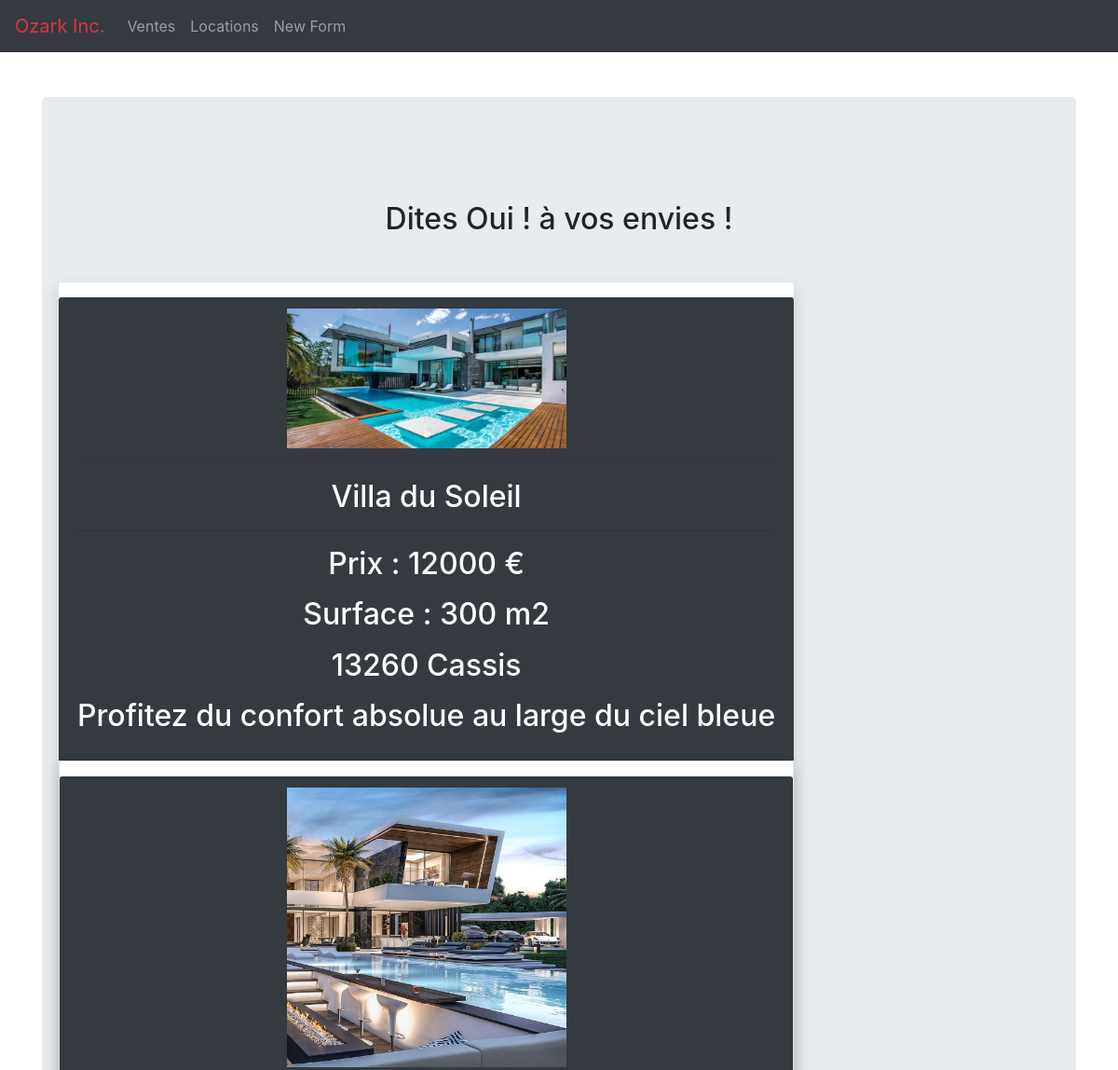
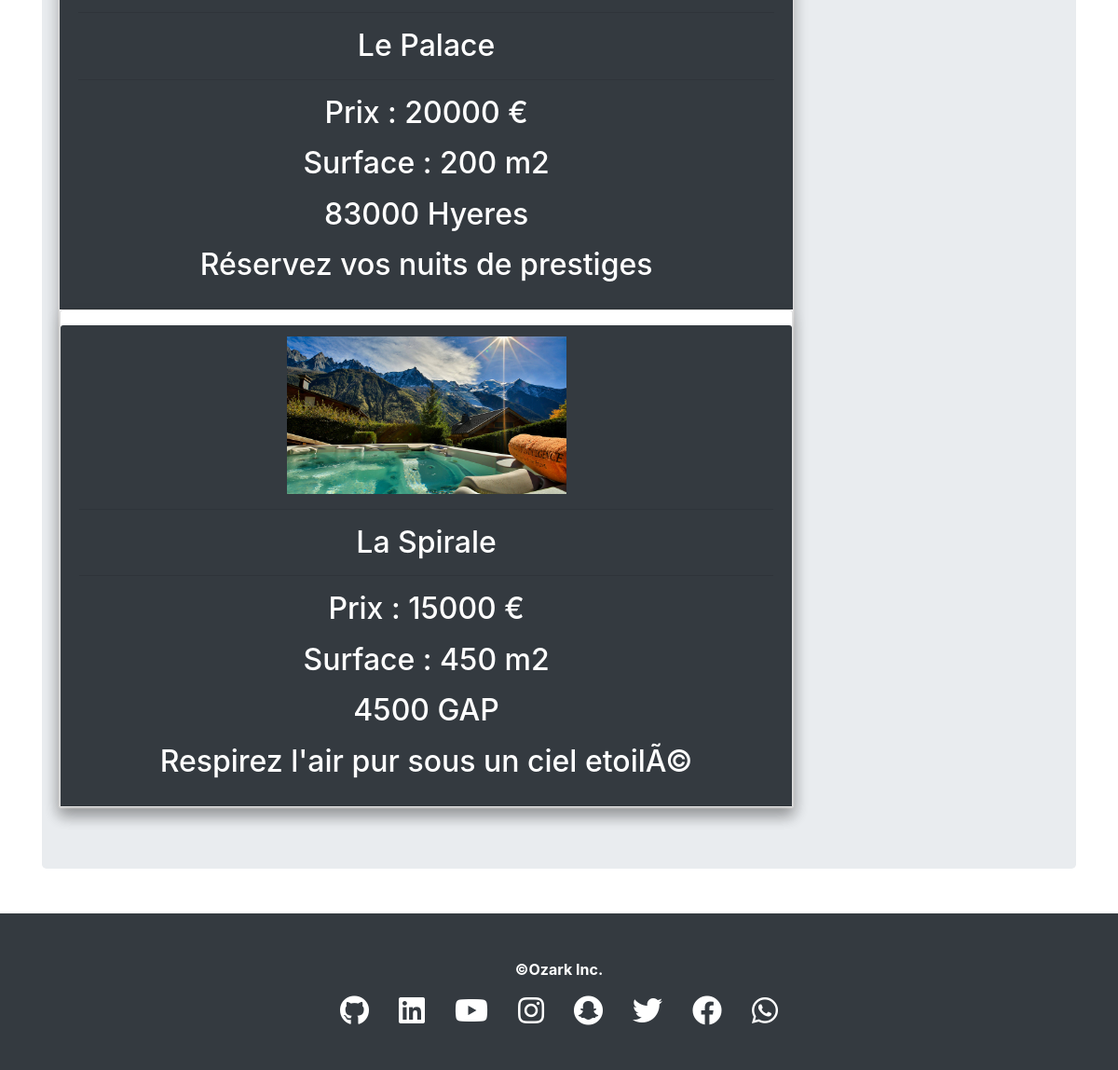
The page /location.php on the database its author committed (2 pictures, top to bottom).
### tables this page shows
CREATE TABLE IF NOT EXISTS `logement` (
  `id_logement` int(11) NOT NULL AUTO_INCREMENT,
  `titre` varchar(255) NOT NULL,
  `adresse` varchar(255) NOT NULL,
  `cp` int(5) NOT NULL,
  `ville` varchar(255) NOT NULL,
  `surface` int(11) NOT NULL,
  `prix` int(11) NOT NULL,
  `photo` varchar(255) DEFAULT NULL,
  `type` enum('location','vente') NOT NULL,
  `description` text,
  PRIMARY KEY (`id_logement`)
);

### partial/datalocation.php (called while the page is built, shortened)
<?php
$dbh = new PDO('mysql:host=localhost;dbname=immoa3l', "root","");
$req  = $dbh->prepare("SELECT * FROM logement");
$req->execute();
$envies = $req->fetchAll(PDO::FETCH_ASSOC);
?>

### location.php (the view, shortened to what this page needs)
<?php
require_once "partial/header.php";
?>
<?php
require_once "partial/datalocation.php";
?>
<!DOCTYPE html>
<html lang="fr">
<head>
    <link rel="stylesheet" href="https://cdn.jsdelivr.net/npm/bootstrap@4.6.1/dist/css/bootstrap.min.css">
    <link rel="stylesheet" href="https://use.fontawesome.com/releases/v5.8.1/css/all.css">
    <link rel="stylesheet" href="./asset/style.css">
</head>
<body>
    <main>
        <div class="container">
            <div class="jumbotron my-5 text-center">
                <h2 class="my-5 text-center">
                    Dites Oui ! à vos envies !
                </h2>
                <div class="row flex-lg-row flex-xl-row flex-column">
                    <?php foreach ($envies as $envie) : ?>
                                    <?php if ($envie["type"] == "location") :
                                    ?>
                        <div class="card text-center shadow">
                            <div class="card-header bg-dark text-white mt-3">
                                <h2 class="card-title">
                                        <img src=" <?= $envie["photo"] ?>" width=300px height=150px class="img-fluid" alt="">
                                        <hr>
                                        <p> <?= $envie['titre'] ?></p>
                                        <hr>
                                        <p> Prix : <span> <?= $envie['prix'] ?> € </span>
                                        </p>
                                        <p> Surface : <span> <?= $envie['surface'] ?> m2 </span>
                                        </p>
                                        <p> <span>
                                                <?= $envie['cp'] . " " . $envie['ville'] ?> </span>
                                        </p>
                                        <p> <span> <?= $envie['description'] ?> </span>
                                        </p>
                            </div>
                                <?php endif;
                                endforeach; ?>
                        </div>
    </main>
    <?php
    require_once "partial/footer.php";
    ?>
</body>
</html>

### partial/header.php (shortened to what this page needs)
<!DOCTYPE html>
<html lang="fr">
<head>
    <link rel="stylesheet" href="https://cdn.jsdelivr.net/npm/bootstrap@4.6.1/dist/css/bootstrap.min.css">
    <link rel="stylesheet" href="https://use.fontawesome.com/releases/v5.8.1/css/all.css">
    <link rel="stylesheet" href="./assets/style.css">
</head>
<body>
    <header>
        <nav class="navbar navbar-expand navbar-dark bg-dark">
            <a href="index.php" class="navbar-brand text-danger">Ozark Inc.</a>
            <ul class="navbar-nav">
                <li class="nav-item">
                    <a href="vente.php" class="nav-link">Ventes</a>
                </li>
                <li class="nav-item">
                    <a href="location.php" class="nav-link">Locations</a>
                </li>
                <li class="nav-item">
                    <a href="newform.php" class="nav-link">New Form</a>
                </li>
            </ul>
        </nav>
    </header>

### partial/footer.php
<footer class="bg-dark p-5 fixed text-white text-center mt-5">
<p class="font-weight-bold">&copy;Ozark Inc.</p>
<div class="d-flex justify-content-center">
    <i class="fab fa-github fa-2x mx-3"></i>
    <i class="fab fa-linkedin fa-2x mx-3"></i>
    <i class="fab fa-youtube fa-2x mx-3"></i>
    <i class="fab fa-instagram fa-2x mx-3"></i>
    <i class="fab fa-snapchat fa-2x mx-3"></i>
    <i class="fab fa-twitter fa-2x mx-3"></i>
    <i class="fab fa-facebook fa-2x mx-3"></i>
    <i class="fab fa-whatsapp fa-2x mx-3"></i>
</div>
</footer>
</body>
</html>

### asset/style.css (style rules this page uses)
img { max-width: 360px; max-height: 320px; }

### rows shown on the page
logement: photo (picture), titre "Villa du Soleil", prix "12000", surface "300", cp "13260", ville "Cassis", description "Profitez du confort absolue au large du ciel bleue"
logement: photo (picture), titre "Le Palace", prix "20000", surface "200", cp "83000", ville "Hyeres", description "Réservez vos nuits de prestiges"
logement: photo (picture), titre "La Spirale", prix "15000", surface "450", cp "4500", ville "GAP", description "Respirez l'air pur sous un ciel etoilÃ©"
